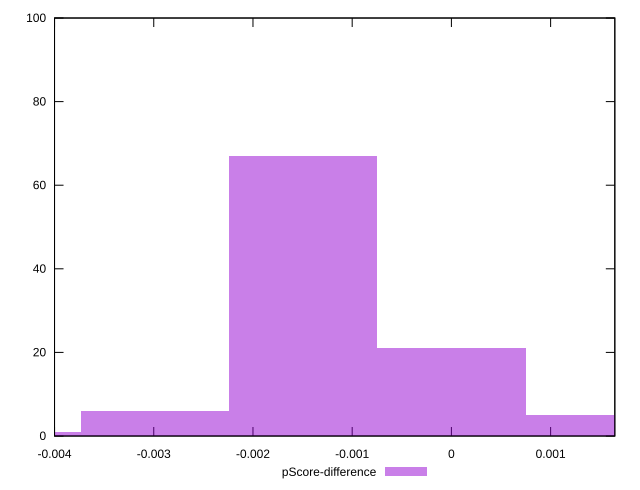

Source code (gnuplot):
reset

$pScoreDifference <<EOF
0 21
-0.001494119327785229 67
-0.002988238655570458 6
-0.004482357983355687 1
0.001494119327785229 5
EOF

set key outside below
set boxwidth 0.001494119327785229
set xrange [-0.0040000000000000036:0.0016470588235294459]
set yrange [0:100]
set trange [0:100]
set style fill transparent solid 0.5 noborder
set terminal svg size 640, 490 enhanced background rgb 'white'
set output "report_00017_2021-02-10T15-08-03.406Z/uses-rel-preload/samples/pages+cached+noadtech/pScore-difference/histogram.svg"

plot $pScoreDifference title "pScore-difference" with boxes

reset
